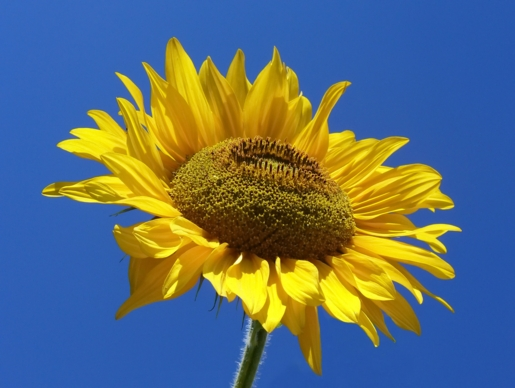
#> input picture Sunflower.jpg, 515 x 388 px
$ python 'pra 3.2.py'
#> lines starting #> are read from the running program, lines starting #| are printed output that depends on the picture
import numpy as np
import cv2 as cv
img = cv.imread('Sunflower.jpg', 0)
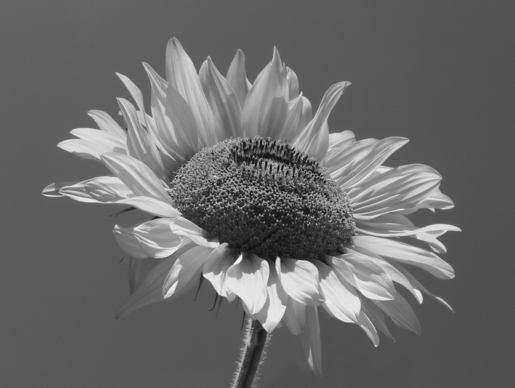
#> img: shape (388, 515); min 14, max 248, mean 105.7
rows, cols = img.shape
#> rows = 388; cols = 515
M = np.float32([[1,  0, 0],
                [0, -1, rows],
                [0,  0, 1]])
#> M = [[1, 0, 0], [0, -1, 388], [0, 0, 1]]
reflected_img = cv.warpPerspective(img, M,
                                   (int(cols),
                                    int(rows)))
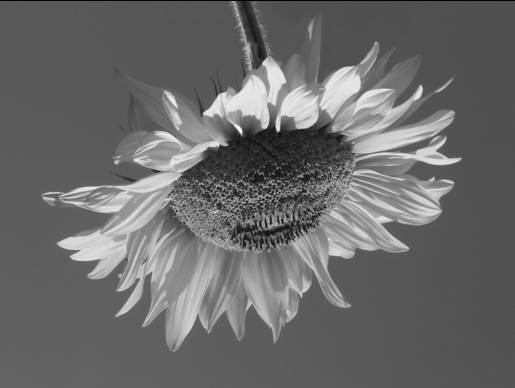
#> reflected_img: shape (388, 515); min 0, max 248, mean 105.5
cv.imshow('Ayush', reflected_img)
cv.imwrite('reflection_out.jpg', reflected_img)
cv.waitKey(0)
cv.destroyAllWindows()

$ run again, with Brightness & contrast.jpg copied over Sunflower.jpg
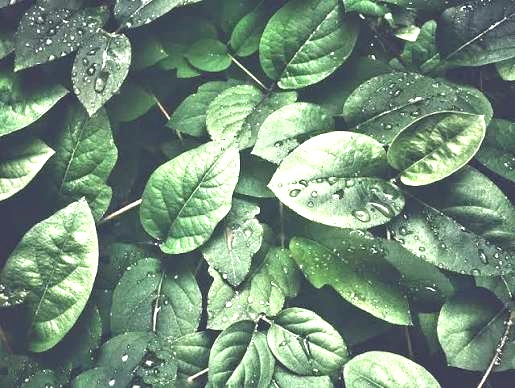
#> input picture Brightness & contrast.jpg, 515 x 388 px
#> `img = cv.imread('Sunflower.jpg', 0)`:
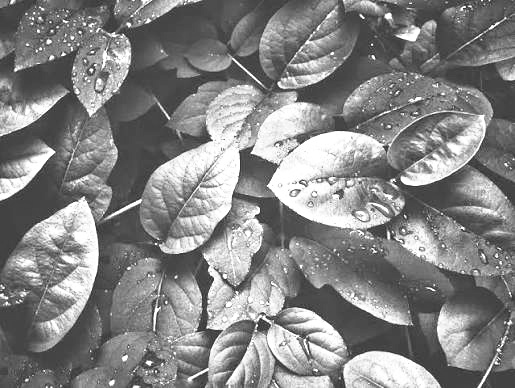
#> img: shape (388, 515); min 45, max 255, mean 132.7
#> `reflected_img = cv.warpPerspective(img, M, (int(cols), int(rows)))`:
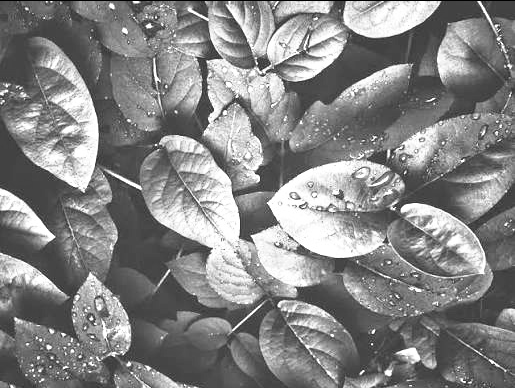
#> reflected_img: shape (388, 515); min 0, max 255, mean 132.4
